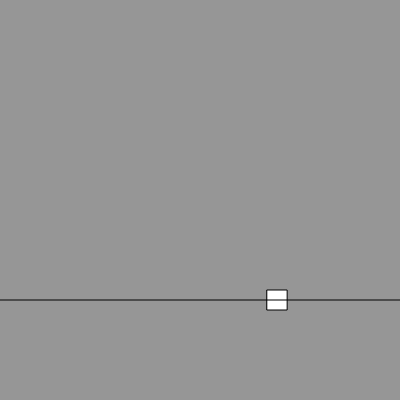
Frame 1 (no input)
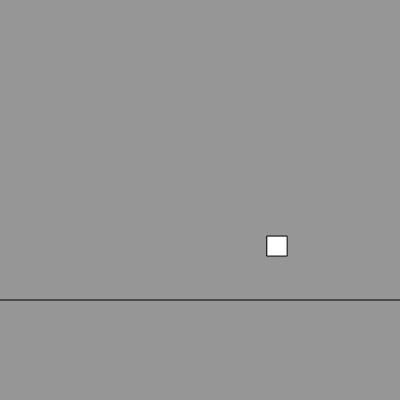
Frame 60 (no input)
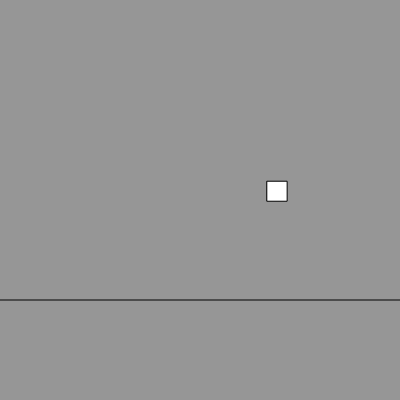
Frame 120 (the mouse pressed at the canvas centre since frame 60)

The p5.js sketch that drew these frames (run headless with seeded random() and noise() and a simulated clock; from frame 60 on, the mouse is pressed at the canvas centre):

// p5.js sketch
// ── sketch.js



let startY = 300; 
let blocks = 0; 
let blockX = [];
let blockY = [];
let blockSpeed = [];

function setup() {
  createCanvas(400, 400);
  rectMode(CENTER);
  createBlock();
}

function createBlock(){
  blockX[blocks] = random(20, width-20);
  blockY[blocks] = startY;
  blockSpeed[blocks] = random(0.5, 2.5);
  blocks++; 
  setTimeout(createBlock, 3000);
}

function draw() {
  background(150);
  fill(255);

  // Animate the blocks 
  for (let i = 0; i < blocks; i++) {
    rect(blockX[i], blockY[i], 20);
    blockY[i] = blockY[i]-blockSpeed[i]; 
    if(blockY[i] < -40){
      blockY[i] = startY; 
      blockX[i] = random(20, width-20);
    }
  }

  line(0, startY, width, startY)

}
